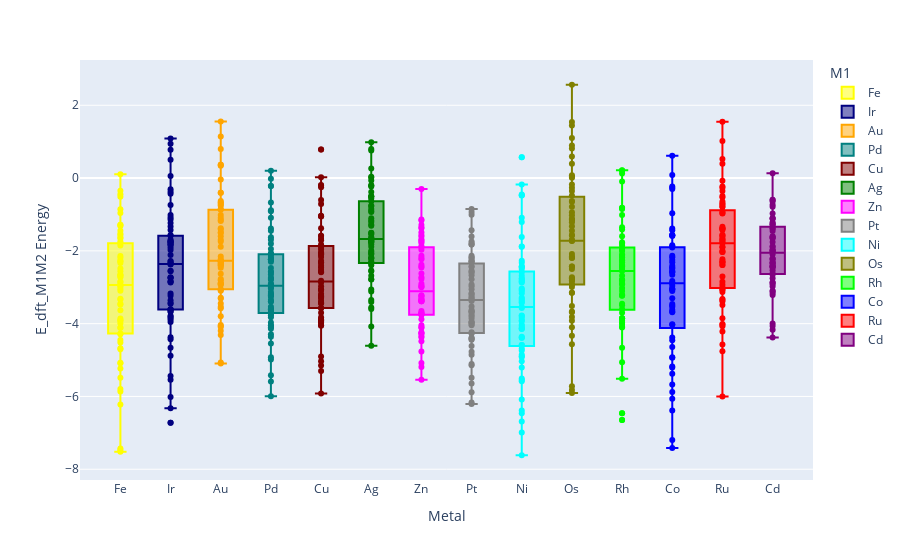

The notebook cell saved with this chart:
### Markdown cell above
## Boxplot Metal Edft_balanced_df

### Code cell
fig = plot_categorical_energy_boxplot(
    df=Edft_balanced_df,
    x_col='M1',
    color_map=metal_colors,
    y_col='E_dft_M1M2',
    hover_col='system_dacs',
    x_title='Metal',
    y_title='E_dft_M1M2 Energy'
)


fig.show()

### Figure 1 — Plotly figure (JSON) as saved in the notebook; plotly's stock layout.template omitted (floating-point values rounded to 4 significant figures; data arrays with more than 128 entries replaced by an {"elided": "..."} marker saying what was removed)
{"data": [{"alignmentgroup": "True", "hovertemplate": "M1=%{x}<br>E_dft_M1M2=%{y}<extra></extra>", "legendgroup": "Fe", "marker": {"color": "#ffff00"}, "name": "Fe", "notched": false, "offsetgroup": "Fe", "orientation": "v", "showlegend": true, "type": "box", "x": ["Fe", "Fe", "Fe", "Fe", "Fe", "Fe", "Fe", "Fe", "Fe", "Fe", "Fe", "Fe", "Fe", "Fe", "Fe", "Fe", "Fe", "Fe", "Fe", "Fe", "Fe", "Fe", "Fe", "Fe", "Fe", "Fe", "Fe", "Fe", "Fe", "Fe", "Fe", "Fe", "Fe", "Fe", "Fe", "Fe", "Fe", "Fe", "Fe", "Fe", "Fe", "Fe", "Fe", "Fe", "Fe", "Fe", "Fe", "Fe", "Fe", "Fe", "Fe", "Fe", "Fe", "Fe", "Fe", "Fe", "Fe", "Fe", "Fe", "Fe", "Fe", "Fe"], "x0": " ", "xaxis": "x", "y": [-5.087, -5.487, -4.52, -4.675, -5.861, -6.223, -4.702, -7.474, -5.231, -4.447, -4.268, -5.798, -7.517, -7.429, -4.292, -5.075, -2.559, -3.473, -1.448, -2.331, -0.9616, -1.743, -3.917, 0.1044, -1.563, -2.847, -2.142, -3.917, -3.988, -2.98, -3.455, -1.29, -1.28, -1.316, -3.043, -2.486, -3.094, -2.289, -1.533, -1.661, -2.664, -2.935, -3.857, -0.4436, -3.319, -4.111, -2.191, -2.691, -2.855, -3.338, -1.852, -2.66, -1.793, -4.111, -2.27, -0.8546, -2.722, -1.627, -0.5136, -3.634, -0.3466, -2.936], "y0": " ", "yaxis": "y"}, {"alignmentgroup": "True", "hovertemplate": "M1=%{x}<br>E_dft_M1M2=%{y}<extra></extra>", "legendgroup": "Ir", "marker": {"color": "#000080"}, "name": "Ir", "notched": false, "offsetgroup": "Ir", "orientation": "v", "showlegend": true, "type": "box", "x": ["Ir", "Ir", "Ir", "Ir", "Ir", "Ir", "Ir", "Ir", "Ir", "Ir", "Ir", "Ir", "Ir", "Ir", "Ir", "Ir", "Ir", "Ir", "Ir", "Ir", "Ir", "Ir", "Ir", "Ir", "Ir", "Ir", "Ir", "Ir", "Ir", "Ir", "Ir", "Ir", "Ir", "Ir", "Ir", "Ir", "Ir", "Ir", "Ir", "Ir", "Ir", "Ir", "Ir", "Ir", "Ir", "Ir", "Ir", "Ir", "Ir", "Ir", "Ir", "Ir", "Ir", "Ir", "Ir", "Ir", "Ir", "Ir", "Ir", "Ir", "Ir", "Ir", "Ir", "Ir", "Ir", "Ir"], "x0": " ", "xaxis": "x", "y": [-5.538, -2.841, -3.451, -3.891, -6.017, -4.881, -6.72, -3.785, -3.666, -6.325, -2.543, -3.606, -3.431, -4.375, -3.953, -3.846, -5.44, -4.427, -4.665, -3.675, -1.427, -1.743, -2.727, 0.0588, -0.3042, -2.747, -1.757, -1.837, 0.5008, -1.587, -3.174, -1.083, 1.089, 0.7778, -2.353, -1.694, -1.763, -0.7412, -1.235, -1.809, -3.234, -1.14, -2.562, -1.828, -1.728, -1.017, -1.973, -2.371, -2.292, -3.358, 0.9398, -3.614, -3.614, -2.351, -2.114, -3.809, -1.333, -0.3762, -0.4282, -1.563, -2.348, -1.904, -2.737, -2.281, -2.871, -2.842], "y0": " ", "yaxis": "y"}, {"alignmentgroup": "True", "hovertemplate": "M1=%{x}<br>E_dft_M1M2=%{y}<extra></extra>", "legendgroup": "Au", "marker": {"color": "#ffa500"}, "name": "Au", "notched": false, "offsetgroup": "Au", "orientation": "v", "showlegend": true, "type": "box", "x": ["Au", "Au", "Au", "Au", "Au", "Au", "Au", "Au", "Au", "Au", "Au", "Au", "Au", "Au", "Au", "Au", "Au", "Au", "Au", "Au", "Au", "Au", "Au", "Au", "Au", "Au", "Au", "Au", "Au", "Au", "Au", "Au", "Au", "Au", "Au", "Au", "Au", "Au", "Au", "Au", "Au", "Au", "Au", "Au", "Au", "Au", "Au", "Au", "Au", "Au", "Au", "Au", "Au", "Au", "Au", "Au", "Au", "Au", "Au", "Au", "Au", "Au"], "x0": " ", "xaxis": "x", "y": [-3.095, -0.4056, -2.63, -0.8506, -3.448, -2.152, -4.309, 0.3374, -0.6966, -4.062, -4.197, -5.092, -3.796, -4.091, -3.053, -3.311, -1.599, -4.035, -5.066, -2.283, -1.504, -2.291, -2.93, -2.262, -0.6646, -1.413, -0.7576, -1.741, -0.4046, -3.288, -2.883, -3.534, -0.7326, -2.353, -1.018, -0.04257, -2.888, -2.396, -1.497, 1.142, -3.075, -3.576, -2.231, -0.6296, -2.351, 0.3654, -2.41, -1.695, -1.379, -1.151, 1.557, 0.3634, -2.309, 0.7974, -2.805, -1.889, -2.463, -1.089, -0.8686, -2.776, -1.183, -2.918], "y0": " ", "yaxis": "y"}, {"alignmentgroup": "True", "hovertemplate": "M1=%{x}<br>E_dft_M1M2=%{y}<extra></extra>", "legendgroup": "Pd", "marker": {"color": "#008080"}, "name": "Pd", "notched": false, "offsetgroup": "Pd", "orientation": "v", "showlegend": true, "type": "box", "x": ["Pd", "Pd", "Pd", "Pd", "Pd", "Pd", "Pd", "Pd", "Pd", "Pd", "Pd", "Pd", "Pd", "Pd", "Pd", "Pd", "Pd", "Pd", "Pd", "Pd", "Pd", "Pd", "Pd", "Pd", "Pd", "Pd", "Pd", "Pd", "Pd", "Pd", "Pd", "Pd", "Pd", "Pd", "Pd", "Pd", "Pd", "Pd", "Pd", "Pd", "Pd", "Pd", "Pd", "Pd", "Pd", "Pd", "Pd", "Pd", "Pd", "Pd", "Pd", "Pd", "Pd", "Pd", "Pd", "Pd", "Pd", "Pd", "Pd", "Pd", "Pd", "Pd", "Pd", "Pd"], "x0": " ", "xaxis": "x", "y": [-3.533, -5.415, -4.36, -3.722, -5.994, -3.677, -3.391, -4.292, -3.965, -3.22, -4.143, -4.92, -4.983, -3.393, -2.069, -2.741, -5.587, -3.625, -3.608, -4.548, -2.576, -1.694, -2.918, -3.35, -2.167, -2.081, -2.581, -1.383, -1.951, -2.792, 0.1992, -2.233, -2.296, -4.05, -3.032, -0.9148, -3.214, -2.253, -1.445, -2.471, -3.769, -0.6718, -2.766, -3.183, -2.232, -0.02178, -0.8848, -3.592, -2.652, -2.106, -2.245, -3.687, -4.101, -1.623, -3.127, -4.05, -3.825, -0.2148, -0.2158, -3.006, -3.261, -1.092, -2.906, -1.805], "y0": " ", "yaxis": "y"}, {"alignmentgroup": "True", "hovertemplate": "M1=%{x}<br>E_dft_M1M2=%{y}<extra></extra>", "legendgroup": "Cu", "marker": {"color": "#800000"}, "name": "Cu", "notched": false, "offsetgroup": "Cu", "orientation": "v", "showlegend": true, "type": "box", "x": ["Cu", "Cu", "Cu", "Cu", "Cu", "Cu", "Cu", "Cu", "Cu", "Cu", "Cu", "Cu", "Cu", "Cu", "Cu", "Cu", "Cu", "Cu", "Cu", "Cu", "Cu", "Cu", "Cu", "Cu", "Cu", "Cu", "Cu", "Cu", "Cu", "Cu", "Cu", "Cu", "Cu", "Cu", "Cu", "Cu", "Cu", "Cu", "Cu", "Cu", "Cu", "Cu", "Cu", "Cu", "Cu", "Cu", "Cu", "Cu", "Cu", "Cu", "Cu", "Cu", "Cu", "Cu", "Cu", "Cu", "Cu", "Cu", "Cu", "Cu", "Cu", "Cu", "Cu", "Cu"], "x0": " ", "xaxis": "x", "y": [-3.228, -3.957, -5.031, -3.939, -1.675, -1.055, -4.046, -1.376, -3.376, -5.918, -0.2017, -5.299, -3.176, -4.902, -1.909, -1.592, -5.15, -4.06, -3.562, -3.417, -2.459, -2.406, -1.964, -2.818, -2.588, -3.252, 0.7853, -1.033, -0.7107, -2.869, -3.293, -0.2527, -2.564, -3.437, -1.706, -3.896, -2.069, -3.896, -3.434, -3.279, -3.821, -3.062, -0.6027, -2.314, -1.583, -2.167, -2.114, -2.336, -3.066, -3.907, -2.095, -1.828, -2.047, -3.252, -3.7, -2.973, -1.05, -3.978, 0.02231, -0.1927, -3.076, -2.529, -2.272, -3.577], "y0": " ", "yaxis": "y"}, {"alignmentgroup": "True", "hovertemplate": "M1=%{x}<br>E_dft_M1M2=%{y}<extra></extra>", "legendgroup": "Ag", "marker": {"color": "#008000"}, "name": "Ag", "notched": false, "offsetgroup": "Ag", "orientation": "v", "showlegend": true, "type": "box", "x": ["Ag", "Ag", "Ag", "Ag", "Ag", "Ag", "Ag", "Ag", "Ag", "Ag", "Ag", "Ag", "Ag", "Ag", "Ag", "Ag", "Ag", "Ag", "Ag", "Ag", "Ag", "Ag", "Ag", "Ag", "Ag", "Ag", "Ag", "Ag", "Ag", "Ag", "Ag", "Ag", "Ag", "Ag", "Ag", "Ag", "Ag", "Ag", "Ag", "Ag", "Ag", "Ag", "Ag", "Ag", "Ag", "Ag", "Ag", "Ag", "Ag", "Ag", "Ag", "Ag", "Ag", "Ag", "Ag", "Ag", "Ag", "Ag", "Ag", "Ag", "Ag", "Ag"], "x0": " ", "xaxis": "x", "y": [-3.556, 0.2607, -0.3843, -4.606, -3.406, -0.8493, -1.757, -3.115, -2.202, -3.348, -2.392, -2.54, -4.081, -3.596, -1.997, -0.5023, -2.341, -1.643, -0.2033, -0.5583, -0.2283, -1.753, -1.751, -2.21, -1.818, -0.7653, -0.7573, -1.312, 0.7607, -2.332, -2.08, -2.034, -2.779, 0.01272, -1.885, -2.087, -3.061, -2.786, -2.558, -1.283, -2.282, -2.175, -1.716, 0.8017, -1.627, -1.208, -0.4983, -0.5103, -1.499, -1.54, -1.706, -1.103, -2.685, -0.1963, -0.9303, 0.9837, -0.6363, 0.03472, -1.508, -0.06828, -1.167, -0.9043], "y0": " ", "yaxis": "y"}, {"alignmentgroup": "True", "hovertemplate": "M1=%{x}<br>E_dft_M1M2=%{y}<extra></extra>", "legendgroup": "Zn", "marker": {"color": "#ff00ff"}, "name": "Zn", "notched": false, "offsetgroup": "Zn", "orientation": "v", "showlegend": true, "type": "box", "x": ["Zn", "Zn", "Zn", "Zn", "Zn", "Zn", "Zn", "Zn", "Zn", "Zn", "Zn", "Zn", "Zn", "Zn", "Zn", "Zn", "Zn", "Zn", "Zn", "Zn", "Zn", "Zn", "Zn", "Zn", "Zn", "Zn", "Zn", "Zn", "Zn", "Zn", "Zn", "Zn", "Zn", "Zn", "Zn", "Zn", "Zn", "Zn", "Zn", "Zn", "Zn", "Zn", "Zn", "Zn", "Zn", "Zn", "Zn", "Zn", "Zn", "Zn", "Zn", "Zn", "Zn", "Zn", "Zn", "Zn", "Zn", "Zn"], "x0": " ", "xaxis": "x", "y": [-4.115, -5.538, -3.354, -2.998, -1.752, -2.136, -2.905, -1.787, -1.489, -5.08, -4.374, -1.29, -4.766, -2.726, -4.235, -1.565, -5.19, -2.459, -1.608, -3.694, -2.622, -1.969, -3.728, -1.871, -3.879, -3.22, -3.382, -1.715, -0.297, -3.338, -3.716, -1.902, -2.193, -4.261, -3.385, -2.77, -3.251, -3.382, -4.273, -3.307, -1.683, -2.381, -4.101, -4.337, -1.368, -2.229, -3.231, -4.041, -4.482, -1.167, -1.369, -2.955, -3.758, -2.978, -3.758, -1.138, -2.428, -3.652], "y0": " ", "yaxis": "y"}, {"alignmentgroup": "True", "hovertemplate": "M1=%{x}<br>E_dft_M1M2=%{y}<extra></extra>", "legendgroup": "Pt", "marker": {"color": "#808080"}, "name": "Pt", "notched": false, "offsetgroup": "Pt", "orientation": "v", "showlegend": true, "type": "box", "x": ["Pt", "Pt", "Pt", "Pt", "Pt", "Pt", "Pt", "Pt", "Pt", "Pt", "Pt", "Pt", "Pt", "Pt", "Pt", "Pt", "Pt", "Pt", "Pt", "Pt", "Pt", "Pt", "Pt", "Pt", "Pt", "Pt", "Pt", "Pt", "Pt", "Pt", "Pt", "Pt", "Pt", "Pt", "Pt", "Pt", "Pt", "Pt", "Pt", "Pt", "Pt", "Pt", "Pt", "Pt", "Pt", "Pt", "Pt", "Pt", "Pt", "Pt", "Pt", "Pt", "Pt", "Pt", "Pt", "Pt", "Pt", "Pt", "Pt", "Pt", "Pt", "Pt", "Pt"], "x0": " ", "xaxis": "x", "y": [-6.166, -3.351, -5.884, -2.195, -2.972, -4.378, -5.644, -5.108, -4.046, -6.211, -4.009, -4.44, -3.757, -4.267, -5.489, -4.773, -4.234, -5.146, -3.975, -4.855, -3.692, -2.574, -3.662, -3.053, -2.544, -2.422, -4.415, -4.415, -2.178, -3.23, -1.784, -0.9288, -0.8468, -3.86, -3.939, -2.924, -2.781, -2.323, -3.795, -3.377, -3.188, -2.284, -3.167, -1.437, -1.823, -2.135, -2.283, -1.604, -3.668, -3.969, -4.264, -4.615, -2.242, -3.282, -2.604, -1.006, -1.746, -3.307, -3.53, -3.623, -2.442, -1.825, -2.667], "y0": " ", "yaxis": "y"}, {"alignmentgroup": "True", "hovertemplate": "M1=%{x}<br>E_dft_M1M2=%{y}<extra></extra>", "legendgroup": "Ni", "marker": {"color": "#00ffff"}, "name": "Ni", "notched": false, "offsetgroup": "Ni", "orientation": "v", "showlegend": true, "type": "box", "x": ["Ni", "Ni", "Ni", "Ni", "Ni", "Ni", "Ni", "Ni", "Ni", "Ni", "Ni", "Ni", "Ni", "Ni", "Ni", "Ni", "Ni", "Ni", "Ni", "Ni", "Ni", "Ni", "Ni", "Ni", "Ni", "Ni", "Ni", "Ni", "Ni", "Ni", "Ni", "Ni", "Ni", "Ni", "Ni", "Ni", "Ni", "Ni", "Ni", "Ni", "Ni", "Ni", "Ni", "Ni", "Ni", "Ni", "Ni", "Ni", "Ni", "Ni", "Ni", "Ni", "Ni", "Ni", "Ni", "Ni", "Ni", "Ni", "Ni", "Ni", "Ni", "Ni", "Ni", "Ni", "Ni"], "x0": " ", "xaxis": "x", "y": [-4.116, -5.201, -6.689, -4.916, -4.74, -7.615, -5.547, -5.505, -4.685, -6.084, -5.585, -6.988, -6.383, -6.462, -4.856, -5.03, -3.102, -4.898, -3.541, -4.064, -2.868, -2.684, -2.586, -3.925, -4.146, -3.163, -4.389, -3.775, -4.029, -3.401, -3.842, -1.618, -4.585, -2.438, -4.39, -1.093, -3.285, -3.787, -2.274, -4.358, -2.327, -2.758, -1.879, -3.031, -0.4505, -2.843, 0.5745, -1.885, -0.4785, -3.325, -3.366, -3.428, -3.572, -4.584, -2.422, -4.137, -2.821, -0.1775, -2.773, -0.4695, -3.071, -1.204, -2.497, -3.915, -2.452], "y0": " ", "yaxis": "y"}, {"alignmentgroup": "True", "hovertemplate": "M1=%{x}<br>E_dft_M1M2=%{y}<extra></extra>", "legendgroup": "Os", "marker": {"color": "#808000"}, "name": "Os", "notched": false, "offsetgroup": "Os", "orientation": "v", "showlegend": true, "type": "box", "x": ["Os", "Os", "Os", "Os", "Os", "Os", "Os", "Os", "Os", "Os", "Os", "Os", "Os", "Os", "Os", "Os", "Os", "Os", "Os", "Os", "Os", "Os", "Os", "Os", "Os", "Os", "Os", "Os", "Os", "Os", "Os", "Os", "Os", "Os", "Os", "Os", "Os", "Os", "Os", "Os", "Os", "Os", "Os", "Os", "Os", "Os", "Os", "Os", "Os", "Os", "Os", "Os", "Os", "Os", "Os", "Os", "Os", "Os", "Os"], "x0": " ", "xaxis": "x", "y": [-2.812, -2.926, -4.334, -2.83, -3.515, -2.088, -4.1, -2.756, -2.99, -3.817, -3.686, -3.149, -4.569, -5.902, -2.921, -2.191, -3.917, -5.722, -3.153, -3.668, -5.82, 0.0751, 0.3921, -2.432, -1.02, 1.538, -1.565, -2.431, -1.326, -1.115, -1.153, -1.575, 1.098, -0.7879, 0.8111, -1.726, 0.0391, 0.8971, -1.144, -0.9379, -2.5, -0.6499, -0.3529, -0.4769, -1.725, -1.692, 1.447, -1.215, -2.153, -2.197, 0.5941, 2.564, -0.6269, -1.448, -0.2689, 0.0111, -2.767, -0.1789, -2.725], "y0": " ", "yaxis": "y"}, {"alignmentgroup": "True", "hovertemplate": "M1=%{x}<br>E_dft_M1M2=%{y}<extra></extra>", "legendgroup": "Rh", "marker": {"color": "#00ff00"}, "name": "Rh", "notched": false, "offsetgroup": "Rh", "orientation": "v", "showlegend": true, "type": "box", "x": ["Rh", "Rh", "Rh", "Rh", "Rh", "Rh", "Rh", "Rh", "Rh", "Rh", "Rh", "Rh", "Rh", "Rh", "Rh", "Rh", "Rh", "Rh", "Rh", "Rh", "Rh", "Rh", "Rh", "Rh", "Rh", "Rh", "Rh", "Rh", "Rh", "Rh", "Rh", "Rh", "Rh", "Rh", "Rh", "Rh", "Rh", "Rh", "Rh", "Rh", "Rh", "Rh", "Rh", "Rh", "Rh", "Rh", "Rh", "Rh", "Rh", "Rh", "Rh", "Rh", "Rh", "Rh", "Rh", "Rh", "Rh"], "x0": " ", "xaxis": "x", "y": [-3.453, -4.66, -3.92, -3.495, -4.082, -3.86, -4.01, -5.512, -6.463, -6.647, -4.102, -5.058, -3.699, -2.177, 0.2065, -2.682, -2.904, -3.853, -2.312, -2.433, -1.599, -2.257, -1.015, -2.501, -2.914, -2.131, -3.853, -2.382, -0.09146, -3.594, -3.234, 0.1225, -2.439, -3.02, -2.802, -1.763, -1.998, -0.8155, -0.8525, -2.402, -0.8205, -1.412, -1.353, -2.554, -1.927, -3.974, -1.797, -3.099, -1.853, -2.251, -3.224, -1.979, -2.79, -3.195, -2.815, -2.09, 0.2155], "y0": " ", "yaxis": "y"}, {"alignmentgroup": "True", "hovertemplate": "M1=%{x}<br>E_dft_M1M2=%{y}<extra></extra>", "legendgroup": "Co", "marker": {"color": "#0000ff"}, "name": "Co", "notched": false, "offsetgroup": "Co", "orientation": "v", "showlegend": true, "type": "box", "x": ["Co", "Co", "Co", "Co", "Co", "Co", "Co", "Co", "Co", "Co", "Co", "Co", "Co", "Co", "Co", "Co", "Co", "Co", "Co", "Co", "Co", "Co", "Co", "Co", "Co", "Co", "Co", "Co", "Co", "Co", "Co", "Co", "Co", "Co", "Co", "Co", "Co", "Co", "Co", "Co", "Co", "Co", "Co", "Co", "Co", "Co", "Co", "Co", "Co", "Co", "Co", "Co", "Co", "Co", "Co", "Co", "Co"], "x0": " ", "xaxis": "x", "y": [-7.198, -4.383, -5.204, -4.926, -4.934, -5.88, -7.419, -4.639, -6.065, -5.179, -6.387, -5.375, -4.456, -5.669, -3.04, -2.174, -2.135, -0.2988, -1.848, -3.686, -3.064, -3.535, -2.573, -2.311, -2.587, -2.549, -2.879, 0.08116, -2.961, -2.488, -3.619, -1.872, -0.2648, -4.016, -3.305, -2.889, -2.655, -2.458, -1.908, -1.591, -1.563, -3.502, -3.105, -1.385, -3.047, -3.669, -1.57, -2.409, -2.251, -1.57, -0.2308, -0.9668, -2.825, -4.032, -1.435, -3.461, 0.6122], "y0": " ", "yaxis": "y"}, {"alignmentgroup": "True", "hovertemplate": "M1=%{x}<br>E_dft_M1M2=%{y}<extra></extra>", "legendgroup": "Ru", "marker": {"color": "#ff0000"}, "name": "Ru", "notched": false, "offsetgroup": "Ru", "orientation": "v", "showlegend": true, "type": "box", "x": ["Ru", "Ru", "Ru", "Ru", "Ru", "Ru", "Ru", "Ru", "Ru", "Ru", "Ru", "Ru", "Ru", "Ru", "Ru", "Ru", "Ru", "Ru", "Ru", "Ru", "Ru", "Ru", "Ru", "Ru", "Ru", "Ru", "Ru", "Ru", "Ru", "Ru", "Ru", "Ru", "Ru", "Ru", "Ru", "Ru", "Ru", "Ru", "Ru", "Ru", "Ru", "Ru", "Ru", "Ru", "Ru", "Ru", "Ru", "Ru", "Ru", "Ru", "Ru", "Ru", "Ru", "Ru", "Ru", "Ru", "Ru", "Ru", "Ru", "Ru", "Ru"], "x0": " ", "xaxis": "x", "y": [-3.13, -3.066, -4.215, -4.76, -4.572, -6.003, -3.488, -4.007, -3.384, -3.323, -4.069, -2.391, -3.852, -2.928, -4.023, -3.344, -0.4928, -1.755, -1.889, -1.397, -0.2678, -1.793, -0.5258, -1.382, -0.6408, -0.7288, -2.289, -0.6968, -1.554, -0.9628, -1.728, -0.7888, 0.3962, 0.5242, -0.2308, -2.03, -1.384, -1.615, -0.3518, -1.425, -2.848, -2.318, -2.391, -0.7888, -1.672, -0.9158, -3.008, -1.336, -0.07482, 1.545, 1.016, -1.58, -1.685, -2.707, -2.031, -1.903, -2.309, -1.995, -2.23, -3.065, -0.9738], "y0": " ", "yaxis": "y"}, {"alignmentgroup": "True", "hovertemplate": "M1=%{x}<br>E_dft_M1M2=%{y}<extra></extra>", "legendgroup": "Cd", "marker": {"color": "#800080"}, "name": "Cd", "notched": false, "offsetgroup": "Cd", "orientation": "v", "showlegend": true, "type": "box", "x": ["Cd", "Cd", "Cd", "Cd", "Cd", "Cd", "Cd", "Cd", "Cd", "Cd", "Cd", "Cd", "Cd", "Cd", "Cd", "Cd", "Cd", "Cd", "Cd", "Cd", "Cd", "Cd", "Cd", "Cd", "Cd", "Cd", "Cd", "Cd", "Cd", "Cd", "Cd", "Cd", "Cd", "Cd", "Cd", "Cd", "Cd", "Cd", "Cd", "Cd", "Cd", "Cd", "Cd", "Cd", "Cd", "Cd", "Cd", "Cd", "Cd", "Cd", "Cd", "Cd", "Cd", "Cd", "Cd", "Cd"], "x0": " ", "xaxis": "x", "y": [-4.062, -1.598, -3.156, -1.639, -2.213, -2.0, -4.168, -1.891, -1.108, -1.379, -0.7902, -2.613, -0.6402, -2.455, -3.102, -2.859, -3.994, -4.379, -2.329, -1.616, -2.658, -2.98, -2.33, -0.9702, -1.394, -2.323, -1.213, -2.009, -0.5932, -1.755, -3.102, -2.914, 0.1308, -2.207, -2.388, -1.098, -2.423, -0.6032, -2.749, -0.7332, -1.292, -2.532, -1.253, -2.879, -1.993, -1.275, -1.12, -1.455, -2.42, -1.96, -2.446, -2.254, -2.09, -1.655, -3.21, -1.87], "y0": " ", "yaxis": "y"}, {"hovertext": {"elided": "856 str values"}, "marker": {"color": {"elided": "856 str values"}}, "mode": "markers", "showlegend": false, "type": "scatter", "x": {"elided": "856 str values"}, "y": {"elided": "856 float values"}}], "layout": {"boxmode": "overlay", "legend": {"title": {"text": "M1"}, "tracegroupgap": 0}, "margin": {"t": 60}, "xaxis": {"anchor": "y", "categoryarray": ["Fe", "Ir", "Au", "Pd", "Cu", "Ag", "Zn", "Pt", "Ni", "Os", "Rh", "Co", "Ru", "Cd"], "categoryorder": "array", "domain": [0, 1], "title": {"text": "Metal"}}, "yaxis": {"anchor": "x", "domain": [0, 1], "title": {"text": "E_dft_M1M2 Energy"}}}}
